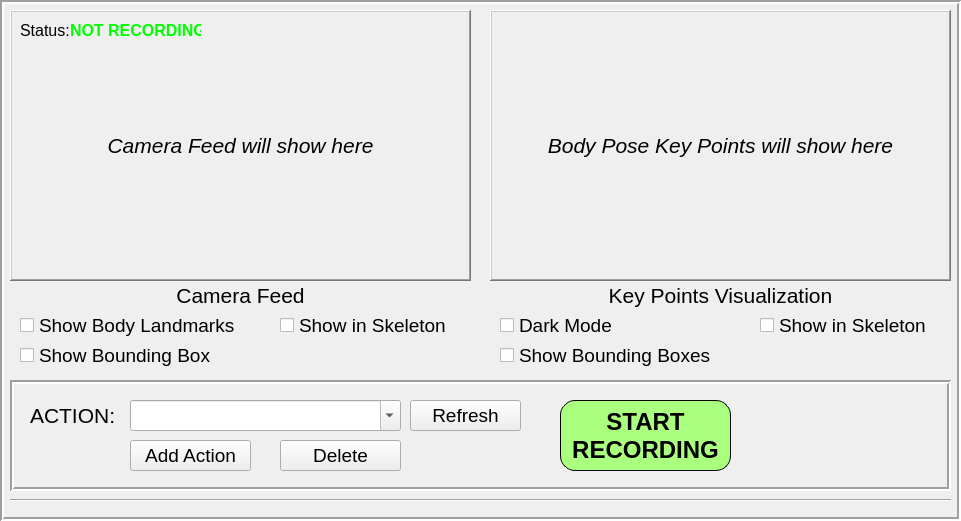
     <widget class="QFrame" name="frame">
      <property name="geometry">
       <rect>
        <x>10</x>
        <y>70</y>
        <width>961</width>
        <height>521</height>
       </rect>
      </property>
      <property name="frameShape">
       <enum>QFrame::Shape::Box</enum>
      </property>
      <property name="frameShadow">
       <enum>QFrame::Shadow::Sunken</enum>
      </property>
      <property name="lineWidth">
       <number>2</number>
      </property>
      <widget class="QLabel" name="camera_feed">
       <property name="geometry">
        <rect>
         <x>10</x>
         <y>10</y>
         <width>461</width>
         <height>271</height>
        </rect>
       </property>
       <property name="font">
        <font>
         <family>Segoe UI</family>
         <pointsize>16</pointsize>
         <italic>true</italic>
         <bold>false</bold>
        </font>
       </property>
       <property name="frameShape">
        <enum>QFrame::Shape::WinPanel</enum>
       </property>
       <property name="frameShadow">
        <enum>QFrame::Shadow::Raised</enum>
       </property>
       <property name="text">
        <string>Camera Feed will show here</string>
       </property>
       <property name="alignment">
        <set>Qt::AlignmentFlag::AlignCenter</set>
       </property>
      </widget>
      <widget class="QLabel" name="white_frame_feed">
       <property name="geometry">
        <rect>
         <x>490</x>
         <y>10</y>
         <width>461</width>
         <height>271</height>
        </rect>
       </property>
       <property name="font">
        <font>
         <family>Segoe UI</family>
         <pointsize>16</pointsize>
         <italic>true</italic>
         <bold>false</bold>
        </font>
       </property>
       <property name="frameShape">
        <enum>QFrame::Shape::WinPanel</enum>
       </property>
       <property name="frameShadow">
        <enum>QFrame::Shadow::Raised</enum>
       </property>
       <property name="text">
        <string>Body Pose Key Points will show here</string>
       </property>
       <property name="alignment">
        <set>Qt::AlignmentFlag::AlignCenter</set>
       </property>
      </widget>
      <widget class="QCheckBox" name="darkMode_whiteframe">
       <property name="geometry">
        <rect>
         <x>500</x>
         <y>310</y>
         <width>141</width>
         <height>31</height>
        </rect>
       </property>
       <property name="font">
        <font>
         <family>Segoe UI</family>
         <pointsize>14</pointsize>
        </font>
       </property>
       <property name="cursor">
        <cursorShape>PointingHandCursor</cursorShape>
       </property>
       <property name="text">
        <string>Dark Mode</string>
       </property>
      </widget>
      <widget class="QCheckBox" name="show_whiteframe_boundingbox">
       <property name="geometry">
        <rect>
         <x>500</x>
         <y>340</y>
         <width>221</width>
         <height>31</height>
        </rect>
       </property>
       <property name="font">
        <font>
         <family>Segoe UI</family>
         <pointsize>14</pointsize>
        </font>
       </property>
       <property name="cursor">
        <cursorShape>PointingHandCursor</cursorShape>
       </property>
       <property name="text">
        <string>Show Bounding Boxes</string>
       </property>
      </widget>
      <widget class="QCheckBox" name="showCameraLandmarksChkBox">
       <property name="geometry">
        <rect>
         <x>20</x>
         <y>310</y>
         <width>221</width>
         <height>31</height>
        </rect>
       </property>
       <property name="font">
        <font>
         <family>Segoe UI</family>
         <pointsize>14</pointsize>
        </font>
       </property>
       <property name="cursor">
        <cursorShape>PointingHandCursor</cursorShape>
       </property>
       <property name="text">
        <string>Show Body Landmarks</string>
       </property>
      </widget>
      <widget class="QCheckBox" name="showCameraBoundingBoxChkBox">
       <property name="geometry">
        <rect>
         <x>20</x>
         <y>340</y>
         <width>191</width>
         <height>31</height>
        </rect>
       </property>
       <property name="font">
        <font>
         <family>Segoe UI</family>
         <pointsize>14</pointsize>
        </font>
       </property>
       <property name="cursor">
        <cursorShape>PointingHandCursor</cursorShape>
       </property>
       <property name="text">
        <string>Show Bounding Box</string>
       </property>
      </widget>
      <widget class="QLabel" name="label">
       <property name="geometry">
        <rect>
         <x>10</x>
         <y>280</y>
         <width>461</width>
         <height>31</height>
        </rect>
       </property>
       <property name="font">
        <font>
         <family>Segoe UI</family>
         <pointsize>16</pointsize>
        </font>
       </property>
       <property name="text">
        <string>Camera Feed</string>
       </property>
       <property name="alignment">
        <set>Qt::AlignmentFlag::AlignCenter</set>
       </property>
      </widget>
      <widget class="QLabel" name="label_2">
       <property name="geometry">
        <rect>
         <x>490</x>
         <y>280</y>
         <width>461</width>
         <height>31</height>
        </rect>
       </property>
       <property name="font">
        <font>
         <family>Segoe UI</family>
         <pointsize>16</pointsize>
        </font>
       </property>
       <property name="text">
        <string>Key Points Visualization</string>
       </property>
       <property name="alignment">
        <set>Qt::AlignmentFlag::AlignCenter</set>
       </property>
      </widget>
      <widget class="QCheckBox" name="show_skeleton_camera">
       <property name="geometry">
        <rect>
         <x>280</x>
         <y>310</y>
         <width>171</width>
         <height>31</height>
        </rect>
       </property>
       <property name="font">
        <font>
         <family>Segoe UI</family>
         <pointsize>14</pointsize>
        </font>
       </property>
       <property name="cursor">
        <cursorShape>PointingHandCursor</cursorShape>
       </property>
       <property name="text">
        <string>Show in Skeleton</string>
       </property>
      </widget>
      <widget class="QCheckBox" name="show_skeleton_white_frame">
       <property name="geometry">
        <rect>
         <x>760</x>
         <y>310</y>
         <width>171</width>
         <height>31</height>
        </rect>
       </property>
       <property name="font">
        <font>
         <family>Segoe UI</family>
         <pointsize>14</pointsize>
        </font>
       </property>
       <property name="cursor">
        <cursorShape>PointingHandCursor</cursorShape>
       </property>
       <property name="text">
        <string>Show in Skeleton</string>
       </property>
      </widget>
      <widget class="QFrame" name="frame_2">
       <property name="geometry">
        <rect>
         <x>10</x>
         <y>380</y>
         <width>941</width>
         <height>111</height>
        </rect>
       </property>
       <property name="frameShape">
        <enum>QFrame::Shape::Box</enum>
       </property>
       <property name="frameShadow">
        <enum>QFrame::Shadow::Sunken</enum>
       </property>
       <property name="lineWidth">
        <number>2</number>
       </property>
       <widget class="QLabel" name="label_4">
        <property name="geometry">
         <rect>
          <x>20</x>
          <y>20</y>
          <width>91</width>
          <height>31</height>
         </rect>
        </property>
        <property name="font">
         <font>
          <family>Segoe UI</family>
          <pointsize>16</pointsize>
         </font>
        </property>
        <property name="text">
         <string>ACTION:</string>
        </property>
        <property name="alignment">
         <set>Qt::AlignmentFlag::AlignLeading|Qt::AlignmentFlag::AlignLeft|Qt::AlignmentFlag::AlignVCenter</set>
        </property>
       </widget>
       <widget class="QComboBox" name="action_comboBox">
        <property name="geometry">
         <rect>
          <x>120</x>
          <y>20</y>
          <width>271</width>
          <height>31</height>
         </rect>
        </property>
        <property name="font">
         <font>
          <family>Segoe UI</family>
          <pointsize>14</pointsize>
         </font>
        </property>
        <property name="editable">
         <bool>true</bool>
        </property>
       </widget>
       <widget class="QPushButton" name="add_action_button">
        <property name="geometry">
         <rect>
          <x>120</x>
          <y>60</y>
          <width>121</width>
          <height>31</height>
         </rect>
        </property>
        <property name="font">
         <font>
          <family>Segoe UI</family>
          <pointsize>14</pointsize>
         </font>
        </property>
        <property name="text">
         <string>Add Action</string>
        </property>
       </widget>
       <widget class="QPushButton" name="recording_button">
        <property name="geometry">
         <rect>
          <x>550</x>
          <y>20</y>
          <width>171</width>
          <height>71</height>
         </rect>
        </property>
        <property name="palette">
         <palette>
          <active>
           <colorrole role="WindowText">
            <brush brushstyle="SolidPattern">
             <color alpha="255">
              <red>0</red>
              <green>0</green>
              <blue>0</blue>
             </color>
            </brush>
           </colorrole>
           <colorrole role="Button">
            <brush brushstyle="SolidPattern">
             <color alpha="255">
              <red>170</red>
              <green>255</green>
              <blue>127</blue>
             </color>
            </brush>
           </colorrole>
           <colorrole role="Light">
            <brush brushstyle="SolidPattern">
             <color alpha="255">
              <red>170</red>
              <green>255</green>
              <blue>255</blue>
             </color>
            </brush>
           </colorrole>
           <colorrole role="Text">
            <brush brushstyle="SolidPattern">
             <color alpha="255">
              <red>0</red>
              <green>0</green>
              <blue>0</blue>
             </color>
            </brush>
           </colorrole>
           <colorrole role="ButtonText">
            <brush brushstyle="SolidPattern">
             <color alpha="255">
              <red>0</red>
              <green>0</green>
              <blue>0</blue>
             </color>
            </brush>
           </colorrole>
           <colorrole role="Base">
            <brush brushstyle="SolidPattern">
             <color alpha="255">
              <red>170</red>
              <green>255</green>
              <blue>127</blue>
             </color>
            </brush>
           </colorrole>
           <colorrole role="Window">
            <brush brushstyle="SolidPattern">
             <color alpha="255">
              <red>170</red>
              <green>255</green>
              <blue>127</blue>
             </color>
            </brush>
           </colorrole>
           <colorrole role="PlaceholderText">
            <brush brushstyle="NoBrush">
             <color alpha="128">
              <red>0</red>
              <green>0</green>
              <blue>0</blue>
             </color>
            </brush>
           </colorrole>
          </active>
          <inactive>
           <colorrole role="WindowText">
            <brush brushstyle="SolidPattern">
             <color alpha="255">
              <red>0</red>
              <green>0</green>
              <blue>0</blue>
             </color>
            </brush>
           </colorrole>
           <colorrole role="Button">
            <brush brushstyle="SolidPattern">
             <color alpha="255">
              <red>170</red>
              <green>255</green>
              <blue>127</blue>
             </color>
            </brush>
           </colorrole>
           <colorrole role="Light">
            <brush brushstyle="SolidPattern">
             <color alpha="255">
              <red>255</red>
              <green>255</green>
              <blue>255</blue>
             </color>
            </brush>
           </colorrole>
           <colorrole role="Text">
            <brush brushstyle="SolidPattern">
             <color alpha="255">
              <red>0</red>
              <green>0</green>
              <blue>0</blue>
             </color>
            </brush>
           </colorrole>
           <colorrole role="ButtonText">
            <brush brushstyle="SolidPattern">
             <color alpha="255">
              <red>0</red>
              <green>0</green>
              <blue>0</blue>
             </color>
            </brush>
           </colorrole>
           <colorrole role="Base">
            <brush brushstyle="SolidPattern">
             <color alpha="255">
              <red>170</red>
              <green>255</green>
              <blue>127</blue>
             </color>
            </brush>
           </colorrole>
           <colorrole role="Window">
            <brush brushstyle="SolidPattern">
             <color alpha="255">
              <red>170</red>
              <green>255</green>
              <blue>127</blue>
             </color>
            </brush>
           </colorrole>
           <colorrole role="PlaceholderText">
            <brush brushstyle="NoBrush">
             <color alpha="128">
              <red>0</red>
              <green>0</green>
              <blue>0</blue>
             </color>
            </brush>
           </colorrole>
          </inactive>
          <disabled>
           <colorrole role="WindowText">
            <brush brushstyle="SolidPattern">
             <color alpha="255">
              <red>0</red>
              <green>0</green>
              <blue>0</blue>
             </color>
            </brush>
           </colorrole>
           <colorrole role="Button">
            <brush brushstyle="SolidPattern">
             <color alpha="255">
              <red>170</red>
              <green>255</green>
              <blue>127</blue>
             </color>
            </brush>
           </colorrole>
           <colorrole role="Light">
            <brush brushstyle="SolidPattern">
             <color alpha="255">
              <red>255</red>
              <green>255</green>
              <blue>255</blue>
             </color>
            </brush>
           </colorrole>
           <colorrole role="Text">
            <brush brushstyle="SolidPattern">
             <color alpha="255">
              <red>0</red>
              <green>0</green>
              <blue>0</blue>
             </color>
            </brush>
           </colorrole>
           <colorrole role="ButtonText">
            <brush brushstyle="SolidPattern">
             <color alpha="135">
              <red>255</red>
              <green>255</green>
              <blue>255</blue>
             </color>
            </brush>
           </colorrole>
           <colorrole role="Base">
            <brush brushstyle="SolidPattern">
             <color alpha="255">
              <red>170</red>
              <green>255</green>
              <blue>127</blue>
             </color>
            </brush>
           </colorrole>
           <colorrole role="Window">
            <brush brushstyle="SolidPattern">
             <color alpha="255">
              <red>170</red>
              <green>255</green>
              <blue>127</blue>
             </color>
            </brush>
           </colorrole>
           <colorrole role="PlaceholderText">
            <brush brushstyle="NoBrush">
             <color alpha="128">
              <red>0</red>
              <green>0</green>
              <blue>0</blue>
             </color>
            </brush>
           </colorrole>
          </disabled>
         </palette>
        </property>
        <property name="font">
         <font>
          <family>Segoe UI</family>
          <pointsize>18</pointsize>
          <bold>true</bold>
         </font>
        </property>
        <property name="cursor">
         <cursorShape>PointingHandCursor</cursorShape>
        </property>
        <property name="styleSheet">
         <string notr="true">background-color: rgb(170, 255, 127);
border-radius: 15px; /* Adjust the radius as needed */
color: black; /* Set the text color */
border: 1px solid black; /* Optional: Add a border */</string>
        </property>
        <property name="text">
         <string>START
RECORDING</string>
        </property>
       </widget>
       <widget class="QPushButton" name="refresh_button">
        <property name="geometry">
         <rect>
          <x>400</x>
          <y>20</y>
          <width>111</width>
          <height>31</height>
         </rect>
        </property>
        <property name="font">
         <font>
          <family>Segoe UI</family>
          <pointsize>14</pointsize>
         </font>
        </property>
        <property name="text">
         <string>Refresh</string>
        </property>
       </widget>
       <widget class="QPushButton" name="delete_action_button">
        <property name="geometry">
         <rect>
          <x>270</x>
          <y>60</y>
          <width>121</width>
          <height>31</height>
         </rect>
        </property>
        <property name="font">
         <font>
          <family>Segoe UI</family>
          <pointsize>14</pointsize>
         </font>
        </property>
        <property name="text">
         <string>Delete</string>
        </property>
       </widget>
      </widget>
      <widget class="QLabel" name="status_label">
       <property name="geometry">
        <rect>
         <x>70</x>
         <y>20</y>
         <width>131</width>
         <height>21</height>
        </rect>
       </property>
       <property name="palette">
        <palette>
         <active>
          <colorrole role="WindowText">
           <brush brushstyle="SolidPattern">
            <color alpha="255">
             <red>0</red>
             <green>255</green>
             <blue>0</blue>
            </color>
           </brush>
          </colorrole>
          <colorrole role="Text">
           <brush brushstyle="SolidPattern">
            <color alpha="255">
             <red>0</red>
             <green>255</green>
             <blue>0</blue>
            </color>
           </brush>
          </colorrole>
          <colorrole role="ButtonText">
           <brush brushstyle="SolidPattern">
            <color alpha="255">
             <red>0</red>
             <green>255</green>
             <blue>0</blue>
            </color>
           </brush>
          </colorrole>
          <colorrole role="PlaceholderText">
           <brush brushstyle="NoBrush">
            <color alpha="128">
             <red>0</red>
             <green>255</green>
             <blue>0</blue>
            </color>
           </brush>
          </colorrole>
         </active>
         <inactive>
          <colorrole role="WindowText">
           <brush brushstyle="SolidPattern">
            <color alpha="255">
             <red>0</red>
             <green>255</green>
             <blue>0</blue>
            </color>
           </brush>
          </colorrole>
          <colorrole role="Text">
           <brush brushstyle="SolidPattern">
            <color alpha="255">
             <red>0</red>
             <green>255</green>
             <blue>0</blue>
            </color>
           </brush>
          </colorrole>
          <colorrole role="ButtonText">
           <brush brushstyle="SolidPattern">
            <color alpha="255">
             <red>0</red>
             <green>255</green>
             <blue>0</blue>
            </color>
           </brush>
          </colorrole>
          <colorrole role="PlaceholderText">
           <brush brushstyle="NoBrush">
            <color alpha="128">
             <red>0</red>
             <green>255</green>
             <blue>0</blue>
            </color>
           </brush>
          </colorrole>
         </inactive>
         <disabled>
          <colorrole role="WindowText">
           <brush brushstyle="SolidPattern">
            <color alpha="255">
             <red>0</red>
             <green>255</green>
             <blue>0</blue>
            </color>
           </brush>
          </colorrole>
          <colorrole role="Text">
           <brush brushstyle="SolidPattern">
            <color alpha="255">
             <red>0</red>
             <green>255</green>
             <blue>0</blue>
            </color>
           </brush>
          </colorrole>
          <colorrole role="ButtonText">
           <brush brushstyle="SolidPattern">
            <color alpha="255">
             <red>0</red>
             <green>255</green>
             <blue>0</blue>
            </color>
           </brush>
          </colorrole>
          <colorrole role="PlaceholderText">
           <brush brushstyle="NoBrush">
            <color alpha="128">
             <red>0</red>
             <green>255</green>
             <blue>0</blue>
            </color>
           </brush>
          </colorrole>
         </disabled>
        </palette>
       </property>
       <property name="font">
        <font>
         <family>Segoe UI</family>
         <pointsize>12</pointsize>
         <bold>true</bold>
        </font>
       </property>
       <property name="styleSheet">
        <string notr="true">color: rgb(0, 255, 0);</string>
       </property>
       <property name="text">
        <string>NOT RECORDING</string>
       </property>
       <property name="alignment">
        <set>Qt::AlignmentFlag::AlignLeading|Qt::AlignmentFlag::AlignLeft|Qt::AlignmentFlag::AlignVCenter</set>
       </property>
      </widget>
      <widget class="QLabel" name="label_12">
       <property name="geometry">
        <rect>
         <x>20</x>
         <y>20</y>
         <width>51</width>
         <height>21</height>
        </rect>
       </property>
       <property name="font">
        <font>
         <family>Segoe UI</family>
         <pointsize>12</pointsize>
        </font>
       </property>
       <property name="autoFillBackground">
        <bool>true</bool>
       </property>
       <property name="text">
        <string>Status:</string>
       </property>
      </widget>
      <widget class="Line" name="line_5">
       <property name="geometry">
        <rect>
         <x>10</x>
         <y>490</y>
         <width>941</width>
         <height>21</height>
        </rect>
       </property>
       <property name="orientation">
        <enum>Qt::Orientation::Horizontal</enum>
       </property>
      </widget>
     </widget>
